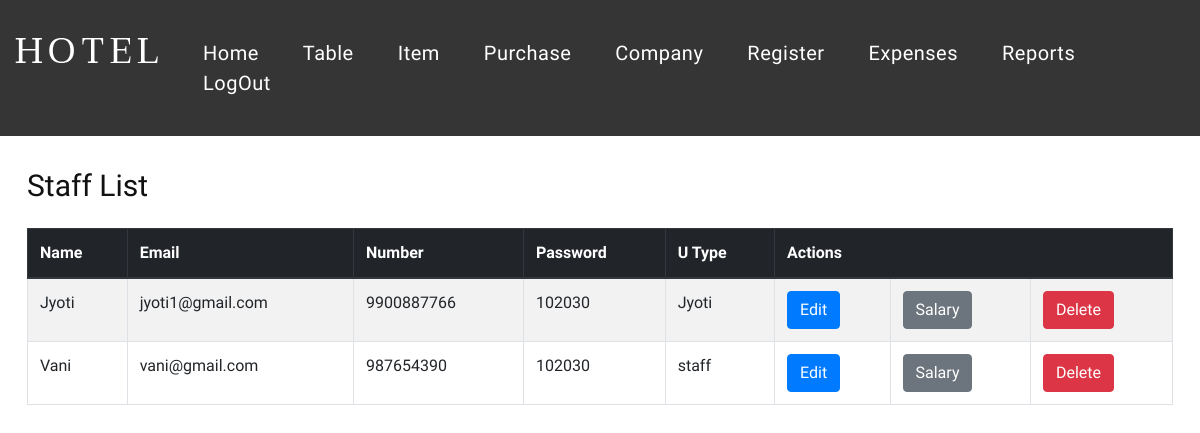
Page /register_list on the committed database.
### food_app/models.py (models this page shows)
class UserReg(models.Model):
    usertype=models.CharField(max_length=50,null=True)
    username=models.CharField(max_length=50,null=True)
    email=models.CharField(max_length=50,null=True)
    number=models.CharField(max_length=50,null=True)
    password=models.CharField(max_length=50,null=True)

### food_app/views.py (the view)
# urls.py: path('register_list',views.register_list,name='register_list'),
def register_list(request):
    userdata=UserReg.objects.all()
    return render(request,'register_list.html',{'userdata':userdata})

### food_app/templates/register_list.html (shortened to what this page needs)
{% load static %}
<!DOCTYPE html>
<html lang="zxx">
<head>
    <link rel="stylesheet" href="{% static 'css/bootstrap.min.css' %}" type="text/css">
    <link rel="stylesheet" href="{% static 'css/font-awesome.min.css' %}" type="text/css">
    <link rel="stylesheet" href="{% static 'css/flaticon.css' %}" type="text/css">
    <link rel="stylesheet" href="{% static 'css/linearicons.css' %}" type="text/css">
    <link rel="stylesheet" href="{% static 'css/owl.carousel.min.css' %}" type="text/css">
    <link rel="stylesheet" href="{% static 'css/jquery-ui.min.css' %}" type="text/css">
    <link rel="stylesheet" href="{% static 'css/nice-select.css' %}" type="text/css">
    <link rel="stylesheet" href="{% static 'css/magnific-popup.css' %}" type="text/css">
    <link rel="stylesheet" href="{% static 'css/slicknav.min.css' %}" type="text/css">
    <link rel="stylesheet" href="{% static 'css/style.css' %}" type="text/css">
</head>
<body>
{% include 'nav.html' %}
<br/>
<br/>
<br/>
<br/>
<br/>
<div class="container mt-5">
    <h3 class="mb-4">Staff List</h3>
    <table class="table table-striped table-bordered">
        <thead class="thead-dark">
            <tr>
                <th>Name</th>
                <th>Email</th>
                <th>Number</th>
                <th>Password</th>
                <th>U Type</th>
                <th colspan="3">Actions</th>
            </tr>
        </thead>
        <tbody>
            {% for u in userdata %}
            <tr>
                <td>{{ u.username }}</td>
                <td>{{ u.email }}</td>
                <td>{{ u.number }}</td>
                <td>{{ u.password }}</td>
                <td>{{ u.usertype }}</td>
                <td><a href="{% url 'editStaff' u.id %}" class="btn btn-primary">Edit</a></td>
                <td><a href="{% url 'viewSalaryHistory' u.username %}" class="btn btn-secondary">Salary</a></td>
                <td><a href="{% url 'delete_register' u.id %}" class="btn btn-danger">Delete</a> </td>
            </tr>
            {% endfor %}
        </tbody>
    </table>
</div>
</body>
</html>

### food_app/templates/nav.html (shortened to what this page needs)
{% load static %}
    <header class="header-section">
        <div class="container-fluid">
            <div class="inner-header">
                <div class="logo">
                    <a href="#"><img src="{% static 'img/logo.png' %}" alt=""></a>
                </div>
                <div class="container">
                    <div class="row">
                        <div class="col-xl-12">
                            <nav class="main-menu mobile-menu">
                                <ul>
                                    <li><a href="{% url 'admin_home' %}">Home</a></li>
                                    <li><a href="#">Table</a>
                                    </li>
                                    <li><a href="#">Item</a>
                                    </li>
                                    <li><a href="#">Purchase</a>
                                    </li>
                                    <li><a href="#">Company</a>
                                    </li>
                                    <li><a href="#">Register</a>
                                    </li>
                                    <li><a href="#">Expenses</a>
                                    </li>
                                    <li><a href="#">Reports</a>
                                    </li>
                                    <li><a href="{% url 'index' %}">LogOut</a></li>
                                </ul>
                            </nav>
                        </div>
                    </div>
                </div>
            </div>
        </div>
    </header>

### food_app/static/css/style.css (style rules this page uses)
html, body { height: 100%; font-family: "Taviraj", serif; -webkit-font-smoothing: antialiased; font-smoothing: antialiased; background: none; }
h1, h2, h3, h4, h5, h6 { margin: 0; color: #111111; font-weight: 500; font-family: "Taviraj", serif; }
h3 { font-size: 30px; }
img { max-width: 100%; }
ul, ol { padding: 0; margin: 0; }
.header-section { background: #353535; padding: 38px 0; position: absolute; left: 0; width: 100%; }
.inner-header .logo { float: left; padding-left: 35px; margin-right: 30px; }
.inner-header .logo a { display: block; }
.inner-header .main-menu { float: left; margin-right: 25px; }
.inner-header .main-menu ul li { list-style: none; display: inline-block; margin-right: 40px; position: relative; }
.inner-header .main-menu ul li a { font-size: 20px; font-weight: 400; color: #ffffff; letter-spacing: 0.5px; }
@media (min-width: 1200px) { .container { max-width: 1176px; } }
@media only screen and (min-width: 1200px) and (max-width: 1300px) { .inner-header .logo { padding-left: 0; } }

### food_app/templates/register_list.html (style rules this page uses)
.header-section { position: absolute; top: 0; left: 0; width: 100%; z-index: 1000; }

### rows in the picture
UserReg: username "Jyoti", email "jyoti1@gmail.com", number "9900887766", password "102030", usertype "Jyoti"
UserReg: username "Vani", email "vani@gmail.com", number "987654390", password "102030", usertype "staff"
